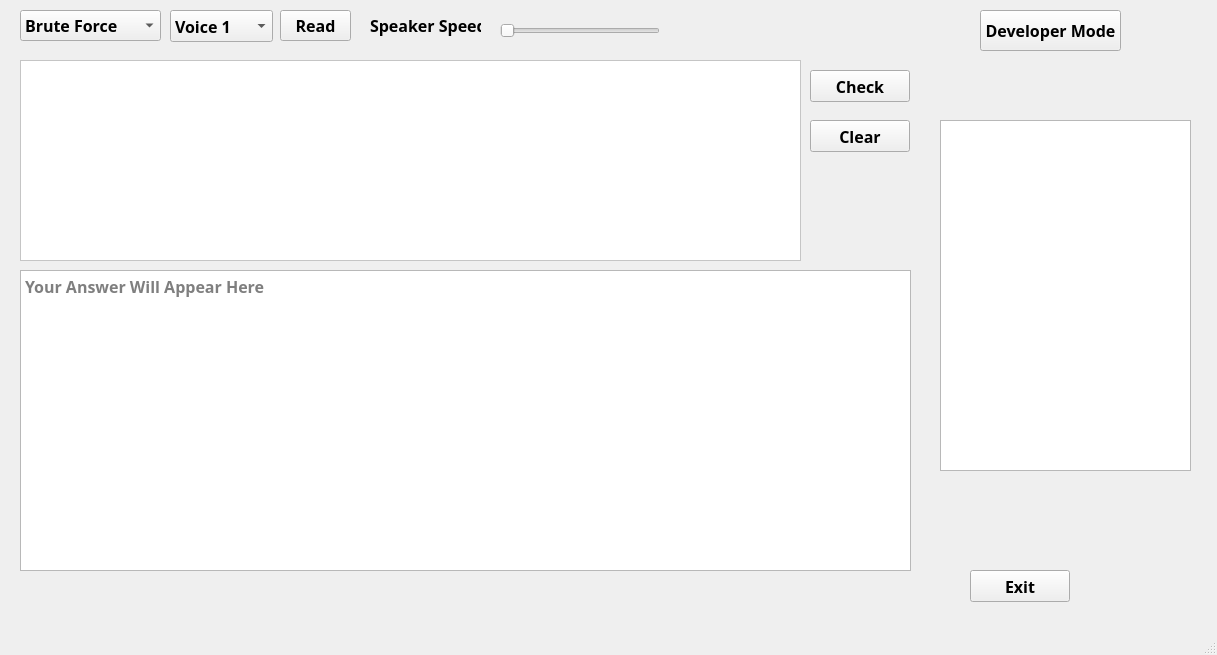
<?xml version="1.0" encoding="UTF-8"?>
<ui version="4.0">
 <class>MainWindow</class>
 <widget class="QMainWindow" name="MainWindow">
  <property name="geometry">
   <rect>
    <x>0</x>
    <y>0</y>
    <width>1217</width>
    <height>655</height>
   </rect>
  </property>
  <property name="font">
   <font>
    <family>Segoe UI Semibold</family>
    <pointsize>12</pointsize>
    <bold>true</bold>
   </font>
  </property>
  <property name="windowTitle">
   <string>MainWindow</string>
  </property>
  <widget class="QWidget" name="centralwidget">
   <property name="toolTip">
    <string/>
   </property>
   <property name="inputMethodHints">
    <set>Qt::ImhMultiLine</set>
   </property>
   <widget class="QPushButton" name="pushButton">
    <property name="geometry">
     <rect>
      <x>810</x>
      <y>120</y>
      <width>100</width>
      <height>32</height>
     </rect>
    </property>
    <property name="text">
     <string>Clear</string>
    </property>
   </widget>
   <widget class="QPushButton" name="pushButton_2">
    <property name="geometry">
     <rect>
      <x>810</x>
      <y>70</y>
      <width>100</width>
      <height>32</height>
     </rect>
    </property>
    <property name="text">
     <string>Check</string>
    </property>
   </widget>
   <widget class="QComboBox" name="comboBox">
    <property name="geometry">
     <rect>
      <x>170</x>
      <y>10</y>
      <width>103</width>
      <height>32</height>
     </rect>
    </property>
    <item>
     <property name="text">
      <string>Voice 1</string>
     </property>
    </item>
    <item>
     <property name="text">
      <string>Voice 2</string>
     </property>
    </item>
    <item>
     <property name="text">
      <string>Voice 3</string>
     </property>
    </item>
    <item>
     <property name="text">
      <string>Voice 4</string>
     </property>
    </item>
    <item>
     <property name="text">
      <string>Voice 5</string>
     </property>
    </item>
    <item>
     <property name="text">
      <string>Voice 6</string>
     </property>
    </item>
   </widget>
   <widget class="QPushButton" name="pushButton_7">
    <property name="geometry">
     <rect>
      <x>280</x>
      <y>10</y>
      <width>71</width>
      <height>31</height>
     </rect>
    </property>
    <property name="text">
     <string>Read</string>
    </property>
   </widget>
   <widget class="QComboBox" name="comboBox_2">
    <property name="geometry">
     <rect>
      <x>20</x>
      <y>10</y>
      <width>141</width>
      <height>31</height>
     </rect>
    </property>
    <item>
     <property name="text">
      <string>Brute Force</string>
     </property>
    </item>
    <item>
     <property name="text">
      <string>KMP</string>
     </property>
    </item>
    <item>
     <property name="text">
      <string>Rabin Karp</string>
     </property>
    </item>
    <item>
     <property name="text">
      <string>Boyer Moore 1</string>
     </property>
    </item>
    <item>
     <property name="text">
      <string>Boyer Moore 2</string>
     </property>
    </item>
   </widget>
   <widget class="QPlainTextEdit" name="plainTextEdit">
    <property name="geometry">
     <rect>
      <x>20</x>
      <y>60</y>
      <width>781</width>
      <height>201</height>
     </rect>
    </property>
    <property name="styleSheet">
     <string notr="true">QPlainTextEdit{
color: black;
background: white;
}</string>
    </property>
    <property name="plainText">
     <string/>
    </property>
    <property name="placeholderText">
     <string>Enter The Content of The Document Here</string>
    </property>
   </widget>
   <widget class="QPlainTextEdit" name="plainTextEdit_2">
    <property name="enabled">
     <bool>true</bool>
    </property>
    <property name="geometry">
     <rect>
      <x>20</x>
      <y>270</y>
      <width>891</width>
      <height>301</height>
     </rect>
    </property>
    <property name="placeholderText">
     <string>Your Answer Will Appear Here</string>
    </property>
   </widget>
   <widget class="QSlider" name="SpeakerSpeed">
    <property name="geometry">
     <rect>
      <x>500</x>
      <y>20</y>
      <width>160</width>
      <height>22</height>
     </rect>
    </property>
    <property name="orientation">
     <enum>Qt::Horizontal</enum>
    </property>
   </widget>
   <widget class="QLabel" name="label">
    <property name="geometry">
     <rect>
      <x>370</x>
      <y>10</y>
      <width>111</width>
      <height>31</height>
     </rect>
    </property>
    <property name="text">
     <string>Speaker Speed: </string>
    </property>
    <property name="textFormat">
     <enum>Qt::AutoText</enum>
    </property>
   </widget>
   <widget class="QPushButton" name="pushButton_3">
    <property name="geometry">
     <rect>
      <x>970</x>
      <y>570</y>
      <width>100</width>
      <height>32</height>
     </rect>
    </property>
    <property name="text">
     <string>Exit</string>
    </property>
   </widget>
   <widget class="QPushButton" name="pushButton_4">
    <property name="geometry">
     <rect>
      <x>980</x>
      <y>10</y>
      <width>141</width>
      <height>41</height>
     </rect>
    </property>
    <property name="text">
     <string>Developer Mode</string>
    </property>
   </widget>
   <widget class="QTextEdit" name="textEdit">
    <property name="geometry">
     <rect>
      <x>940</x>
      <y>120</y>
      <width>251</width>
      <height>351</height>
     </rect>
    </property>
    <property name="font">
     <font>
      <family>Segoe UI Emoji</family>
      <pointsize>11</pointsize>
      <bold>false</bold>
     </font>
    </property>
   </widget>
  </widget>
  <widget class="QMenuBar" name="menubar">
   <property name="geometry">
    <rect>
     <x>0</x>
     <y>0</y>
     <width>1217</width>
     <height>28</height>
    </rect>
   </property>
  </widget>
  <widget class="QStatusBar" name="statusbar"/>
 </widget>
 <resources/>
 <connections/>
</ui>
